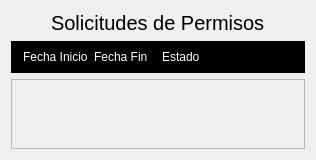
          <widget class="QWidget" name="page_18">
           <layout class="QVBoxLayout" name="verticalLayout_35">
            <item>
             <layout class="QHBoxLayout" name="horizontalLayout_125">
              <item>
               <spacer name="horizontalSpacer_80">
                <property name="orientation">
                 <enum>Qt::Horizontal</enum>
                </property>
                <property name="sizeHint" stdset="0">
                 <size>
                  <width>40</width>
                  <height>20</height>
                 </size>
                </property>
               </spacer>
              </item>
              <item>
               <widget class="QLabel" name="label_51">
                <property name="font">
                 <font>
                  <family>MS Shell Dlg 2</family>
                  <pointsize>15</pointsize>
                  <weight>50</weight>
                  <italic>false</italic>
                  <bold>false</bold>
                 </font>
                </property>
                <property name="styleSheet">
                 <string notr="true">font-size:15pt;</string>
                </property>
                <property name="text">
                 <string>Solicitudes de Permisos</string>
                </property>
               </widget>
              </item>
              <item>
               <spacer name="horizontalSpacer_142">
                <property name="orientation">
                 <enum>Qt::Horizontal</enum>
                </property>
                <property name="sizeHint" stdset="0">
                 <size>
                  <width>40</width>
                  <height>20</height>
                 </size>
                </property>
               </spacer>
              </item>
             </layout>
            </item>
            <item>
             <widget class="QFrame" name="frame">
              <property name="maximumSize">
               <size>
                <width>16777215</width>
                <height>40</height>
               </size>
              </property>
              <property name="styleSheet">
               <string notr="true">background:black;
color:white;</string>
              </property>
              <layout class="QHBoxLayout" name="horizontalLayout_126">
               <property name="leftMargin">
                <number>12</number>
               </property>
               <property name="rightMargin">
                <number>12</number>
               </property>
               <item>
                <widget class="QLabel" name="label_52">
                 <property name="maximumSize">
                  <size>
                   <width>16777215</width>
                   <height>30</height>
                  </size>
                 </property>
                 <property name="styleSheet">
                  <string notr="true">color:white;</string>
                 </property>
                 <property name="text">
                  <string>Fecha Inicio</string>
                 </property>
                </widget>
               </item>
               <item>
                <widget class="QLabel" name="label_53">
                 <property name="maximumSize">
                  <size>
                   <width>16777215</width>
                   <height>30</height>
                  </size>
                 </property>
                 <property name="styleSheet">
                  <string notr="true">color:white;</string>
                 </property>
                 <property name="text">
                  <string>Fecha Fin</string>
                 </property>
                </widget>
               </item>
               <item>
                <widget class="QLabel" name="label_54">
                 <property name="maximumSize">
                  <size>
                   <width>16777215</width>
                   <height>30</height>
                  </size>
                 </property>
                 <property name="styleSheet">
                  <string notr="true">color:white;</string>
                 </property>
                 <property name="text">
                  <string>Estado</string>
                 </property>
                </widget>
               </item>
               <item>
                <widget class="QLabel" name="label_55">
                 <property name="maximumSize">
                  <size>
                   <width>16777215</width>
                   <height>20</height>
                  </size>
                 </property>
                 <property name="text">
                  <string/>
                 </property>
                </widget>
               </item>
              </layout>
             </widget>
            </item>
            <item>
             <widget class="QScrollArea" name="scrollArea_13">
              <property name="widgetResizable">
               <bool>true</bool>
              </property>
              <widget class="QWidget" name="scrollAreaWidgetContents_16">
               <property name="geometry">
                <rect>
                 <x>0</x>
                 <y>0</y>
                 <width>63</width>
                 <height>20</height>
                </rect>
               </property>
               <layout class="QVBoxLayout" name="verticalLayout_55">
                <item>
                 <layout class="QVBoxLayout" name="layPermisos"/>
                </item>
               </layout>
              </widget>
             </widget>
            </item>
           </layout>
          </widget>
